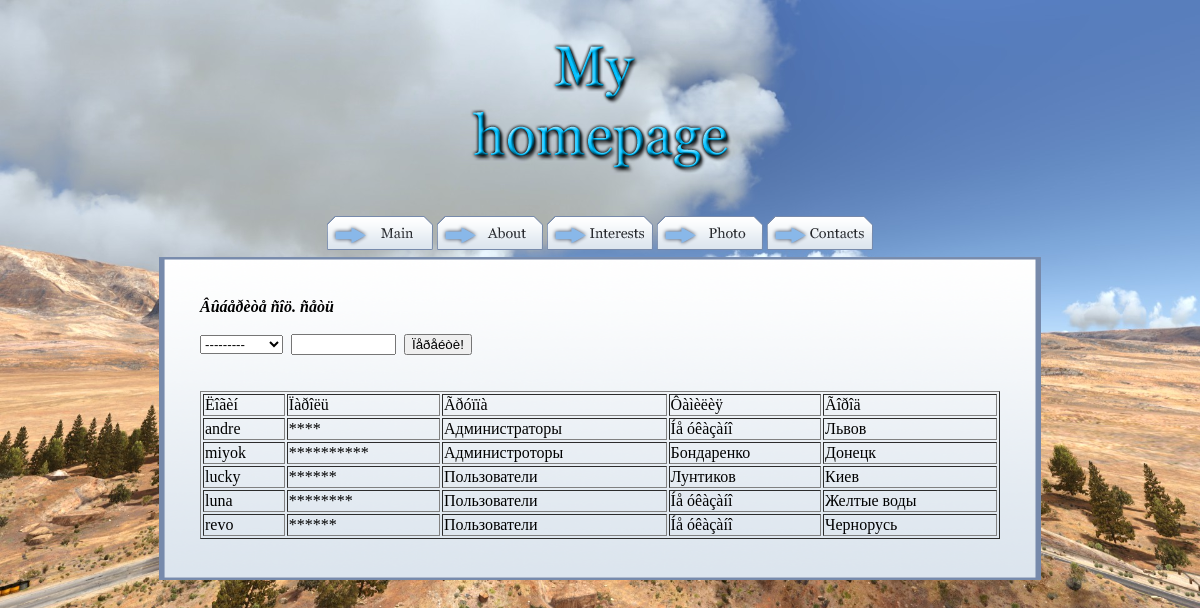
/contacts.php, run on the app's committed database.
### tables this page shows
CREATE TABLE IF NOT EXISTS `nt` (
  `code` int(11) NOT NULL AUTO_INCREMENT,
  `Login` varchar(15) NOT NULL,
  `Password` varchar(20) NOT NULL,
  `Group` varchar(20) NOT NULL,
  `Surname` varchar(20) DEFAULT NULL,
  `City` varchar(20) DEFAULT NULL,
  PRIMARY KEY (`code`)
);

### contacts.php (the view, shortened to what this page needs)
<!DOCTYPE HTML PUBLIC "-//W3C?//DTD HTML 4.01 TRANSITIONAL//EN">
 <html>
 <head>
 <link href="style.css" TYPE="text/css" rel="stylesheet">
 </head>
 <body>
 <?
    $query="select * from nt";
  ?>
<table class="maintable">
<tr>
<td style="text-align: center;">
<img src="images/1.png" alt="HAT">
</td>
</tr>
 <tr>
  <td style="text-align: center;">
  <a href="index.php"><img src="images/main.png" alt="Main"></a>
  <a href="about.php"><img src="images/about.png" alt="About"></a>
  <a href="interests.php"><img src="images/interests.png" alt="Interests"></a>
  <a href="photo.php"><img src="images/photo.png" alt="Photo"></a>
  <a href="contacts.php"><img src="images/contacts.png" alt="Contacts"></a>
  </td>
 </tr>
 <tr>
 <td class="textcell">
 <div style="margin: 40px;">
 <table style="margin: auto; border: 0px;">
<form method="test" action="contacts.php">
	<b><i>Âûáåðèòå ñîö. ñåòü</i></b>
	<br><br>
	<select name="spisok" size="1" onchange="document.location=this.options[this.selectedIndex].value">
							<option value="0">---------</option>
						</select>
	<input type="text" name="txtName" size="10" maxlength="256" value="">
	<input type="submit" value="Ïåðåéòè!">
	<br>
</form>
<br>
<br>
<CENTER>
   <TABLE width=800 border=1>
     <TR>
	   <TD> Ëîãèí</TD>
	   <TD> Ïàðîëü </TD>
	   <TD> Ãðóïïà </TD>
	   <TD> Ôàìèëèÿ </TD>
	   <TD> Ãîðîä </TD>
	 </TR>
	<?
	$res=mysql_query ($query) or die ("Íå ìîãó âûáðàòü àáîíåíòîâ.<br> Îøèáêà â çàïðîñå: ".$query);
    while(list($code,$login,$password,$group,$surname,$city)=mysql_fetch_array($res))
    {
    ?>
	 <TR>
	   <TD> <?=$login?> </TD>
	   <TD> <?=$password?> </TD>
	   <TD> <?=$group?> </TD>
	   <TD> <? if(!$surname){
	   echo "Íå óêàçàíî" ;}
	   else {echo "$surname";}?></TD>
	   <TD> <?=$city?> </TD>
	 </TR>
	<?
	}
    ?>
   </TABLE>
   </CENTER>
</table>
 </div>
 </td>
 </tr>
 </table>
 </body>
 </html>

### style.css (style rules this page uses)
body { background-image: url(images/bg.jpg); background-size: 100%; color: #000; height: 100%; margin: 0px; padding: 0px; }
table.maintable { border: 0px; margin: auto; margin-top: 5px; width: 805px; }
.textcell { margin-left: 10px; vertical-align: top; background-image: url(images/2.png); background-size:100% 100%; }

### data on the page
nt: Login "andre", Password "****", Group "Администраторы", shows "Íå óêàçàíî", City "Львов"
nt: Login "miyok", Password "**********", Group "Администроторы", Surname "Бондаренко", City "Донецк"
nt: Login "lucky", Password "******", Group "Пользователи", Surname "Лунтиков", City "Киев"
nt: Login "luna", Password "********", Group "Пользователи", shows "Íå óêàçàíî", City "Желтые воды"
nt: Login "revo", Password "******", Group "Пользователи", shows "Íå óêàçàíî", City "Чернорусь"
